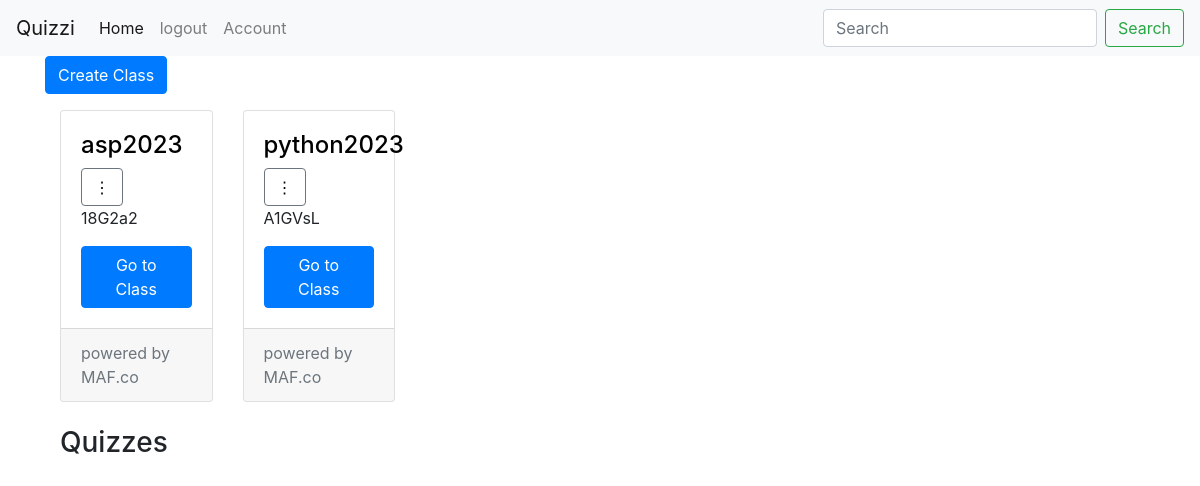
The page /home (signed in) on the database as committed earlier.
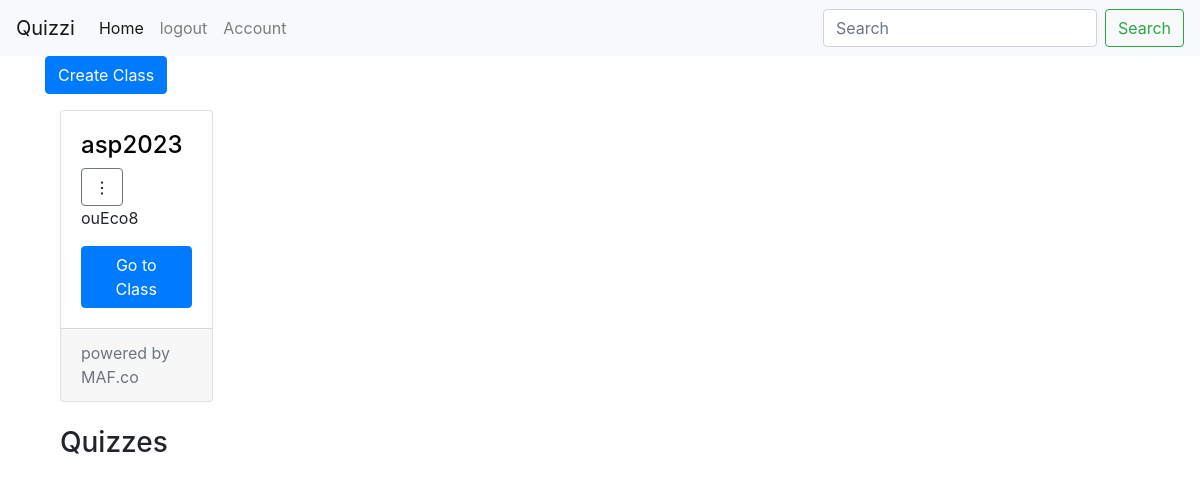
The same page on the database as committed later.
### quiz/models.py (models this page shows, shortened)
class Class(db.Model):
    id = db.Column(db.Integer, primary_key=True)
    username = db.Column(db.String(20),nullable=False)
    class_name = db.Column(db.String(100), nullable=False)
    class_code = db.Column(db.String(6),nullable=False)
    user_id = db.Column(db.Integer, nullable=False)
    nonuserid = db.Column(db.Integer, db.ForeignKey('user.id'), nullable=False)
    assignments = db.relationship('Assignment', backref='classs', lazy=True)
    created_at = db.Column(db.DateTime, server_default=db.func.now())  # Initialized
    quizzes = db.relationship('Quiz',backref='class_',lazy=True)

### quiz/routes.py (the view)
@app.route("/home", methods=['GET'])
def home():
    user = current_user
    role = current_user.role
    if current_user.is_authenticated:
        if role == 'teacher':
            classes = Class.query.filter_by(user_id=current_user.id).all()
        else:
            classes = current_user.classses
        return render_template('home.html', classes=classes, user=user)
    return render_template('home.html', user=user)

### quiz/models.py (called while the page is built)
@login_manager.user_loader
def load_user(user_id):
    return User.query.get(int(user_id))

### quiz/templates/home.html (shortened to what this page needs)
{% extends "layout.html" %}
{% block content %}
{% if user.role == 'teacher' %}
<form method="post" action="{{ url_for('add_class') }}">
    <button type="submit" class="btn btn-primary">Create Class</button>
</form>
{% else %}
<form method="POST" action="{{ url_for('join_class') }}">
    <button type="submit" class="btn btn-primary">Join Class</button>
</form>
{% endif %}
<div class="container-fluid">
    <div class="row">
        <div class="col-md-9">
            <div class="row class-cards">
                {% for classs in classes %}
                <div class="col-md-4">
                    <div class="class-card">
                        <div class="card">
                            <div class="card-body">
                                <tr>
                                    <td>
                                      <h4 style="display: inline-block;"><a href="{{ url_for('class_info', classid=classs.id) }}" style="color: black;">{{ classs.class_name }}</a></h4>
                                    </td>
                                    <td>
                                      <div class="dropdown" style="display: inline-block;">
                                        <button class="btn btn-secondary " type="button" id="dropdownMenuButton" data-toggle="dropdown" aria-haspopup="true" aria-expanded="false" style="color: black; background-color: white;" >
                                            &vellip;
                                        </button>
                                      </div>
                                    </td>
                                  </tr>
                                <p class="card-text">{{ classs.class_code }}</p>
                                <a href="{{ url_for('class_info', classid=classs.id) }}" class="btn btn-primary">Go to Class</a>
                            </div>
                            <div class="card-footer text-muted">
                                powered by MAF.co
                            </div>
                        </div>
                    </div>
                </div>
                {% endfor %}
            </div>
        </div>
    </div>
</div>
<div class="container mt-4">
    <div class="row">
        <div class="col-md-6">
            <h3>Quizzes</h3>
        </div>
    </div>
</div>
{% endblock %}

Rows that differ between the two databases and show on the page:
removed Class: class_name "python2023", class_code "A1GVsL"
changed Class "asp2023": class_code "18G2a2" → "ouEco8"
